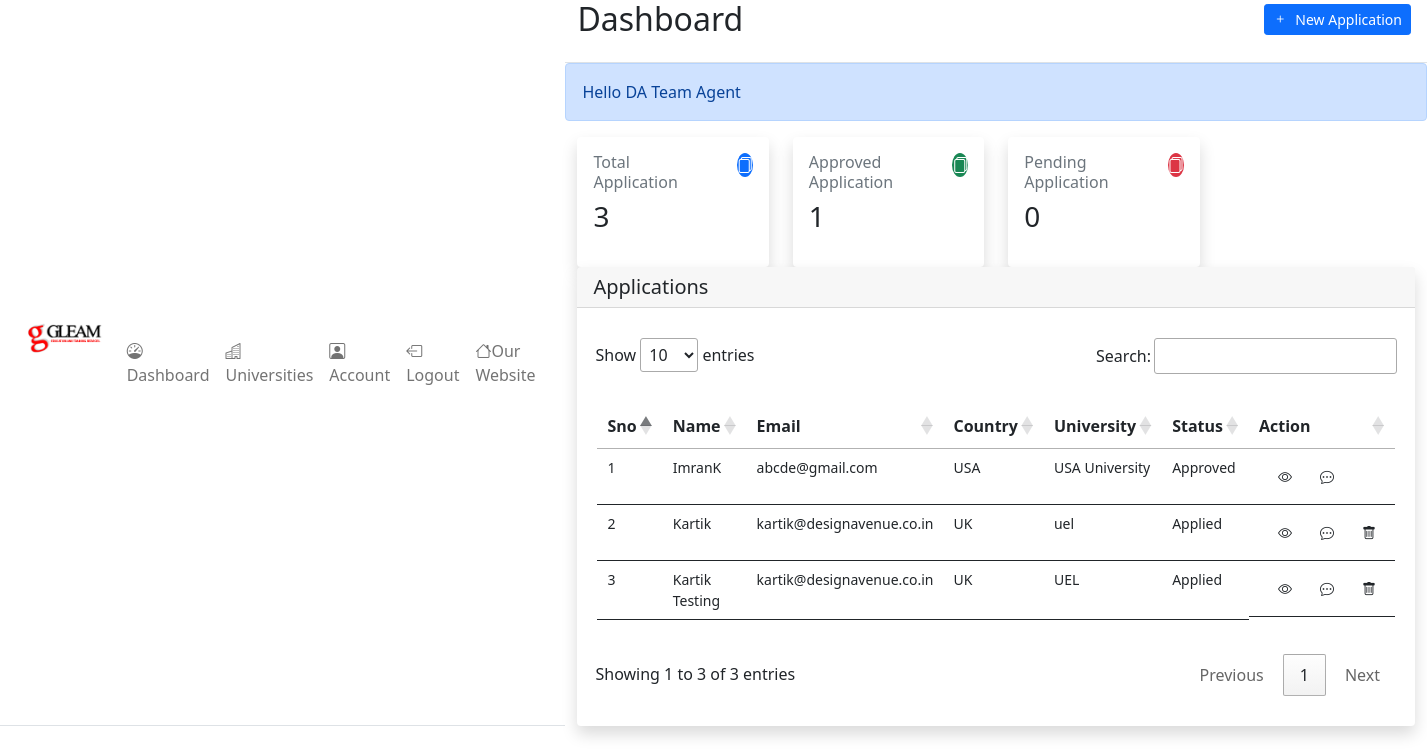
Screenshot of /frontend/agent/dashboard.php (signed in) with the database file from the repository.
### tables this page shows
CREATE TABLE `users` (
  `id` int(11) NOT NULL,
  `name` text DEFAULT NULL,
  `email` varchar(50) NOT NULL,
  `phone` bigint(15) NOT NULL,
  `password` varchar(100) NOT NULL,
  `is_admin` int(11) NOT NULL DEFAULT 0 COMMENT '0-student, 1-admin,2-agent, 3-gleam admin',
  `verification_code` text DEFAULT NULL,
  `forgot_token` text DEFAULT NULL,
  `verified` int(10) NOT NULL DEFAULT 0 COMMENT '0-No, 1-Yes',
  `user_block` int(10) NOT NULL DEFAULT 0 COMMENT '0-unblock, 1-block',
  `created_at` timestamp NOT NULL DEFAULT current_timestamp(),
  `updated_at` timestamp NULL DEFAULT NULL ON UPDATE current_timestamp(),
  `deleted_at` timestamp NULL DEFAULT NULL
);

CREATE TABLE `applications_by_agents` (
  `id` int(255) NOT NULL,
  `agent_id` int(255) DEFAULT NULL,
  `name` text DEFAULT NULL,
  `email` varchar(255) DEFAULT NULL,
  `phone` bigint(13) DEFAULT NULL,
  `country_id` int(15) DEFAULT NULL,
  `application_date` date DEFAULT NULL,
  `university_name` text DEFAULT NULL,
  `course_name` text DEFAULT NULL,
  `intake` text DEFAULT NULL,
  `application_no` bigint(255) DEFAULT NULL,
  `status` int(10) NOT NULL DEFAULT 1 COMMENT '0- pending, 1-under review, 2-approved, 3-rejected\r\n',
  `created_at` timestamp NOT NULL DEFAULT current_timestamp(),
  `updated_at` timestamp NULL DEFAULT NULL ON UPDATE current_timestamp(),
  `deleted_at` timestamp NULL DEFAULT NULL
);

CREATE TABLE `countries` (
  `id` int(11) NOT NULL,
  `country_name` text NOT NULL,
  `created_at` timestamp NOT NULL DEFAULT current_timestamp(),
  `updated_at` timestamp NULL DEFAULT NULL ON UPDATE current_timestamp(),
  `deleted_at` timestamp NULL DEFAULT NULL
);

CREATE TABLE `status_assumptions` (
  `sno` int(200) NOT NULL,
  `status_number` int(11) NOT NULL,
  `status_name` text NOT NULL,
  `created_at` timestamp NOT NULL DEFAULT current_timestamp() ON UPDATE current_timestamp(),
  `updated_at` timestamp NULL DEFAULT NULL ON UPDATE current_timestamp(),
  `deleted_at` timestamp NULL DEFAULT NULL
);

### frontend/agent/dashboard.php (the view, shortened to what the rows shown need)
<?php
include("../../backend/config.php");
$stmt="SELECT name FROM users WHERE id=(?) AND is_admin=(?) LIMIT 1";
$sql=mysqli_prepare($conn, $stmt);
$is_admin=2;
mysqli_stmt_bind_param($sql,"ii",$_SESSION["agent_id"],$is_admin);
$result=mysqli_stmt_execute($sql);
if (!empty($result) && isset($result)){
    $data= mysqli_stmt_get_result($sql);
    $user_name=mysqli_fetch_array($data);
        ?>
        <?php
}
?>
<!DOCTYPE html>
<html lang="en">
<head>
    <?php require('./agent_components/header_links.php'); ?>
</head>
<body>
    <div class="d-flex flex-column flex-lg-row h-lg-full bg-surface-secondary">
        <div class="h-screen flex-grow-1 overflow-y-lg-auto">
            <header class="bg-surface-primary border-bottom pt-6">
                <div class="container-fluid">
                    <div class="mb-npx">
                        <div class="row align-items-center">
                            <div class="col-sm-6 col-12 mb-4 mb-sm-0">
                                <h1 class="h2 mb-0 ls-tight">Dashboard</h1>
                            </div>
                        </div>
                    </div>
                </div>
            </header>
            <div class="alert alert-primary" role="alert">
                Hello <?php echo $user_name['name']; ?>
            </div>
            <main class="py-6 bg-surface-secondary">
                <div class="container-fluid">
                    <div class="card shadow border-0 mb-7">
                        <div class="table-responsive" style="padding: 30px 18px;">
                            <table class="table table-hover table-nowrap" id="myTable" style="padding: 30px 2px; border: 0px !important;">
                                <thead class="thead-light">
                                    <tr>
                                        <th style="font-size: 16px;">Sno</th>
                                        <th style="font-size: 16px;">Name</th>
                                        <th style="font-size: 16px;">Email</th>
                                        <th style="font-size: 16px;">Country</th>
                                        <th style="font-size: 16px;">University</th>
                                        <th style="font-size: 16px;">Status</th>
                                        <th style="font-size: 16px;">Action</th>
                                    </tr>
                                </thead>
                                <tbody>
                                    <?php
                                        $stmt="SELECT status_assumptions.status_name,countries.country_name,applications_by_agents.id,
                                        applications_by_agents.name,applications_by_agents.email,
                                        applications_by_agents.country_id,
                                        applications_by_agents.university_name,
                                        applications_by_agents.application_no,
                                        applications_by_agents.status,
                                        applications_by_agents.created_at
                                        FROM `applications_by_agents`
                                        INNER JOIN countries ON countries.id=applications_by_agents.country_id
                                        INNER JOIN status_assumptions ON status_assumptions.status_number=applications_by_agents.status
                                         WHERE applications_by_agents.deleted_at IS NULL AND applications_by_agents.agent_id=(?)";
                                        $sql=mysqli_prepare($conn, $stmt);
                                        mysqli_stmt_bind_param($sql,'i',$_SESSION['agent_id']);
                                        $result=mysqli_stmt_execute($sql);
                                        if ($result){
                                                $data= mysqli_stmt_get_result($sql);
                                                $sno=1;
                                                while ($row = mysqli_fetch_array($data)){
                                    ?>
                                    <tr>
                                        <td style="font-size: 14px;">
                                            <?php echo $sno;?>
                                        </td>
                                        <td style="font-size: 14px;">
                                            <?php echo $row["name"];?>
                                        </td>
                                        <td style="font-size: 14px;">
                                            <?php echo $row["email"];?>
                                        </td>
                                        <td style="font-size: 14px;">
                                            <?php echo $row["country_name"];?>
                                        </td>
                                        <td style="font-size: 14px;">
                                            <?php echo $row["university_name"];?>
                                        </td>
                                        <td style="font-size: 14px;">
                                            <?php echo $row["status_name"];?>
                                        </td>
                                        <td class="d-flex">
                                            <form action="./view_details.php" method="get">
                                                <button type="submit" class="btn btn-neutral text-danger-hover p-2"
                                                    style="font-size: 14px; margin-left: 10px;">
                                                    <i class="bi bi-eye"></i>
                                                </button>
                                            </form>
                                            <form action="./chat.php" method="get">
                                                <button type="submit" class="btn btn-neutral text-danger-hover p-2"
                                                    style="font-size: 14px; margin-left: 10px;">
                                                    <i class="bi bi-chat-dots"></i>
                                                </button>
                                            </form>
                                            <?php
                                                if ($row["status"]!=2) {
                                                    ?>
                                                     <form action="../../backend/agent/delete_application.php"
                                                onsubmit="return confirm_delete()" method="post">
                                                <button type="submit" class="btn btn-neutral text-danger-hover p-2"
                                                    style="font-size: 14px; margin-left: 10px;">
                                                    <i class="bi bi-trash"></i>
                                                </button>
                                            </form>
                                                    <?php
                                                }
                                            ?>
                                        </td>
                                    </tr>
                                    <?php
                                    $sno++;
                                    }
                                }
                                ?>
                                </tbody>
                            </table>
                        </div>
                    </div>
                </div>
            </main>
        </div>
    </div>
</body>
</html>

### rows the page displays
users: name "DA Team Agent"
applications_by_agents: name "ImranK", email "abcde@gmail.com", country.country_name "USA", university_name "USA University", status_assumptions.status_name "Approved"
applications_by_agents: name "Kartik", email "kartik@designavenue.co.in", country.country_name "UK", university_name "uel", status_assumptions.status_name "Applied"
applications_by_agents: name "Kartik Testing", email "kartik@designavenue.co.in", country.country_name "UK", university_name "UEL", status_assumptions.status_name "Applied"

### other values shown
$row[0] "3"
$row[0] "1"
$row[0] "0"
